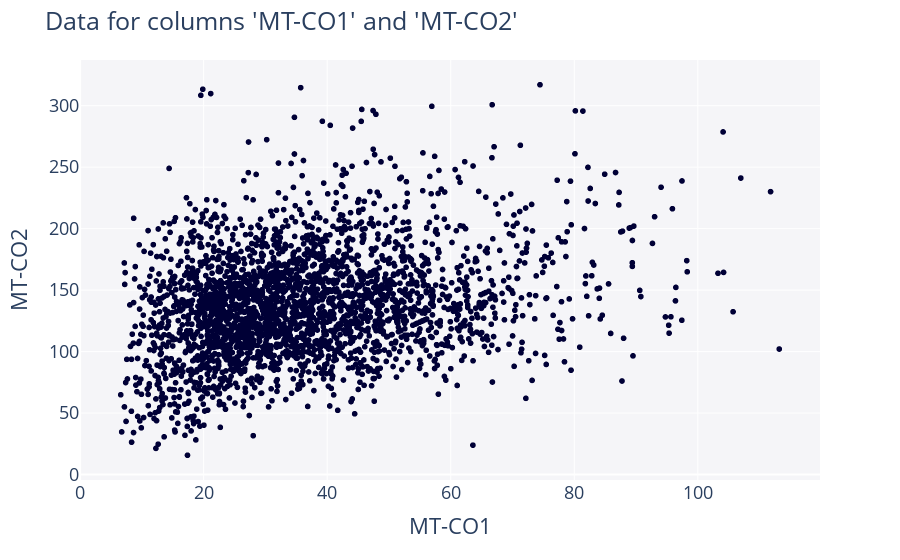

Write notebook code for a chart like this one.
### Code cell
df = tl.filter_outliers(df_0)
df_gib = tl.filter_outliers(df_gib)
scatter_2d(df)

### Figure 1 — Plotly figure (JSON) as saved in the notebook; plotly's stock layout.template omitted (floating-point values rounded to 4 significant figures; data arrays with more than 128 entries replaced by an {"elided": "..."} marker saying what was removed)
{"data": [{"hovertemplate": "Data=Real<br>MT-CO1=%{x}<br>MT-CO2=%{y}<extra></extra>", "legendgroup": "Real", "marker": {"color": "#000036", "symbol": "circle"}, "mode": "markers", "name": "Real", "showlegend": true, "type": "scattergl", "x": {"elided": "2847 float values"}, "xaxis": "x", "y": {"elided": "2847 float values"}, "yaxis": "y"}], "layout": {"font": {"size": 18}, "legend": {"title": {"text": "Data"}, "tracegroupgap": 0}, "margin": {"t": 60}, "plot_bgcolor": "#F5F5F8", "showlegend": false, "title": {"text": "Data for columns 'MT-CO1' and 'MT-CO2'"}, "xaxis": {"anchor": "y", "domain": [0, 1], "title": {"text": "MT-CO1"}}, "yaxis": {"anchor": "x", "domain": [0, 1], "title": {"text": "MT-CO2"}}}}
